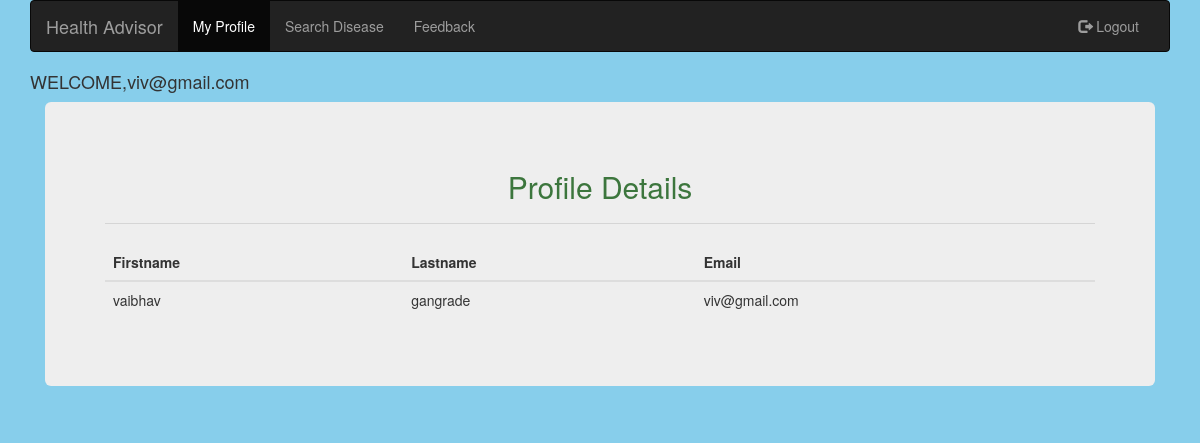
The page /dashboard.php (signed in) on the database its author committed.
### tables this page shows
CREATE TABLE IF NOT EXISTS `patient_register` (
  `id` int(11) NOT NULL AUTO_INCREMENT,
  `firstname` varchar(100) NOT NULL,
  `lastname` varchar(100) NOT NULL,
  `user_email` varchar(100) NOT NULL,
  `user_password` varchar(255) NOT NULL,
  PRIMARY KEY (`id`)
);

### dashboard.php (the view, shortened to what this page needs)
<?php include("inc/header.php");
?>
<?php
$select_user_data="SELECT * FROM patient_register WHERE id='".$_SESSION["UserId"]."'";
$res = mysqli_query($conn,$select_user_data);
$row = mysqli_fetch_assoc($res);
?>
<?php include("inc/navbar.php"); ?>
<h4>WELCOME,<?php echo $_SESSION["Email"]; ?></h4>
<div class="col-md-12">
<div class="jumbotron">
<h2 class="text-success text-center">Profile Details</h2><hr>
<table class="table table-hover">
    <thead>
      <tr>
        <th>Firstname</th>
        <th>Lastname</th>
        <th>Email</th>
      </tr>
    </thead>
    <tbody>
      <tr>
        <td><?php echo $row['firstname']; ?></td>
        <td><?php echo $row['lastname']; ?></td>
        <td><?php echo $row['user_email']; ?></td>
      </tr>
    </tbody>
  </table>
</div>
</div>
<?php include("inc/footer.php"); ?>

### inc/header.php (style rules this page uses)
body { background-color: skyblue; }

### rows shown on the page
patient_register: firstname "vaibhav", lastname "gangrade", user_email "viv@gmail.com"

### other values the page prints
$_SESSION["Email"] "viv@gmail.com"
